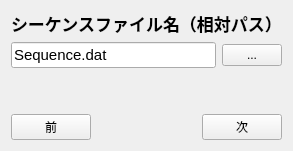
      <widget class="QWidget" name="pageSequenceFile">
       <layout class="QVBoxLayout" name="vLayout_28">
        <item>
         <widget class="QLabel" name="labelTitle_28">
          <property name="font"><font><pointsize>13</pointsize><bold>true</bold></font></property>
          <property name="text"><string>シーケンスファイル名（相対パス）</string></property>
         </widget>
        </item>
        <item>
         <layout class="QHBoxLayout" name="hInput_28">
          <item>
           <widget class="QLineEdit" name="lineEditSequenceFile">
            <property name="font"><font><pointsize>11</pointsize></font></property>
            <property name="text"><string>Sequence.dat</string></property>
           </widget>
          </item>
          <item>
           <widget class="QPushButton" name="pushButtonBrowseSequenceFile">
            <property name="maximumSize"><size><width>60</width><height>16777215</height></size></property>
            <property name="text"><string>...</string></property>
           </widget>
          </item>
         </layout>
        </item>
        <item><spacer name="vSpacer_28"><property name="orientation"><enum>Qt::Vertical</enum></property><property name="sizeHint" stdset="0"><size><width>20</width><height>40</height></size></property></spacer></item>
        <item>
         <layout class="QHBoxLayout" name="hNav_28">
          <item><widget class="QPushButton" name="pushButtonPrev_28"><property name="text"><string>前</string></property></widget></item>
          <item><spacer name="hSpacer_28"><property name="orientation"><enum>Qt::Horizontal</enum></property><property name="sizeHint" stdset="0"><size><width>40</width><height>20</height></size></property></spacer></item>
          <item><widget class="QPushButton" name="pushButtonNext_28"><property name="text"><string>次</string></property></widget></item>
         </layout>
        </item>
       </layout>
      </widget>
